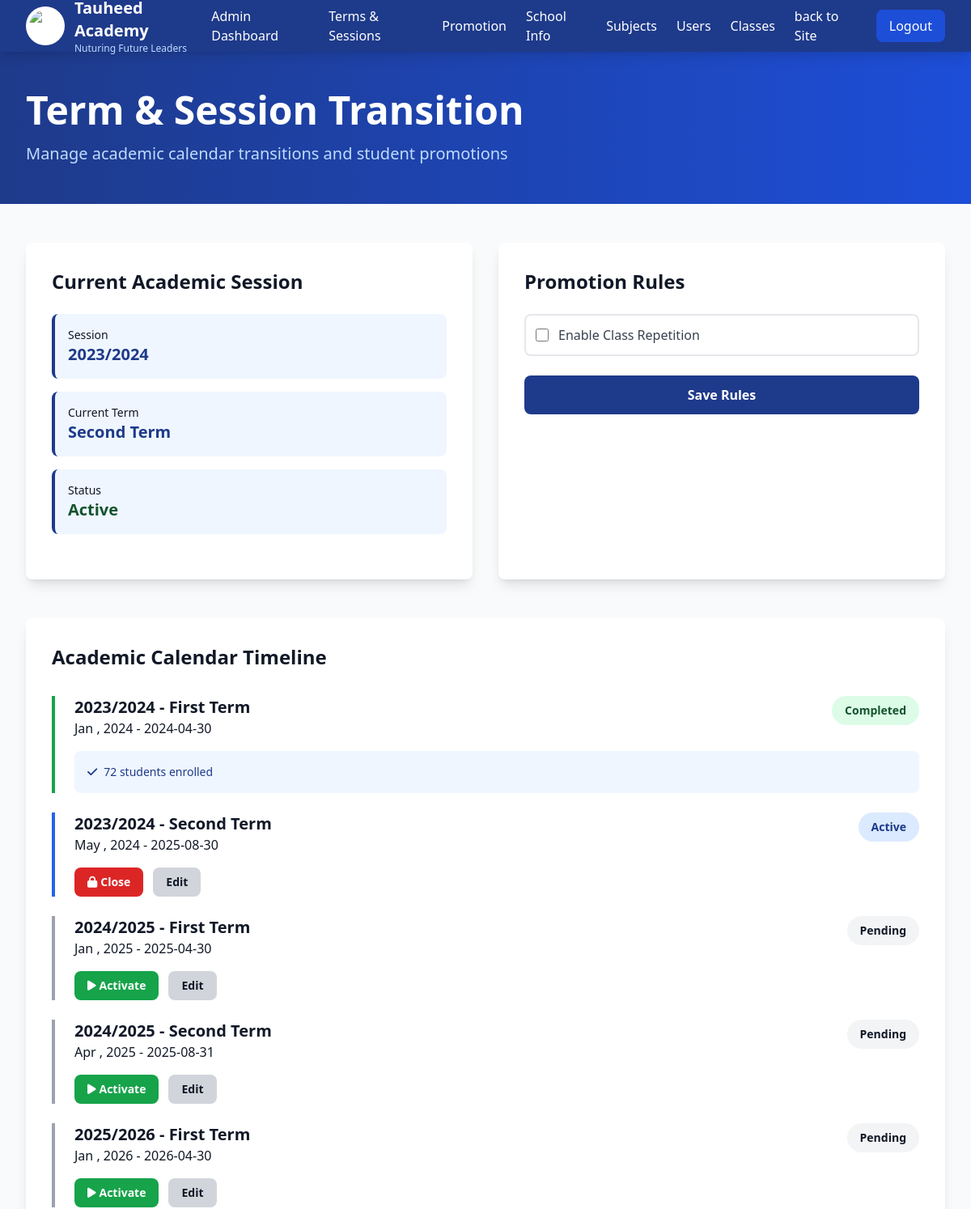
Page /pages/admin/session-term-transtion.php (upper part) on the earlier database version.
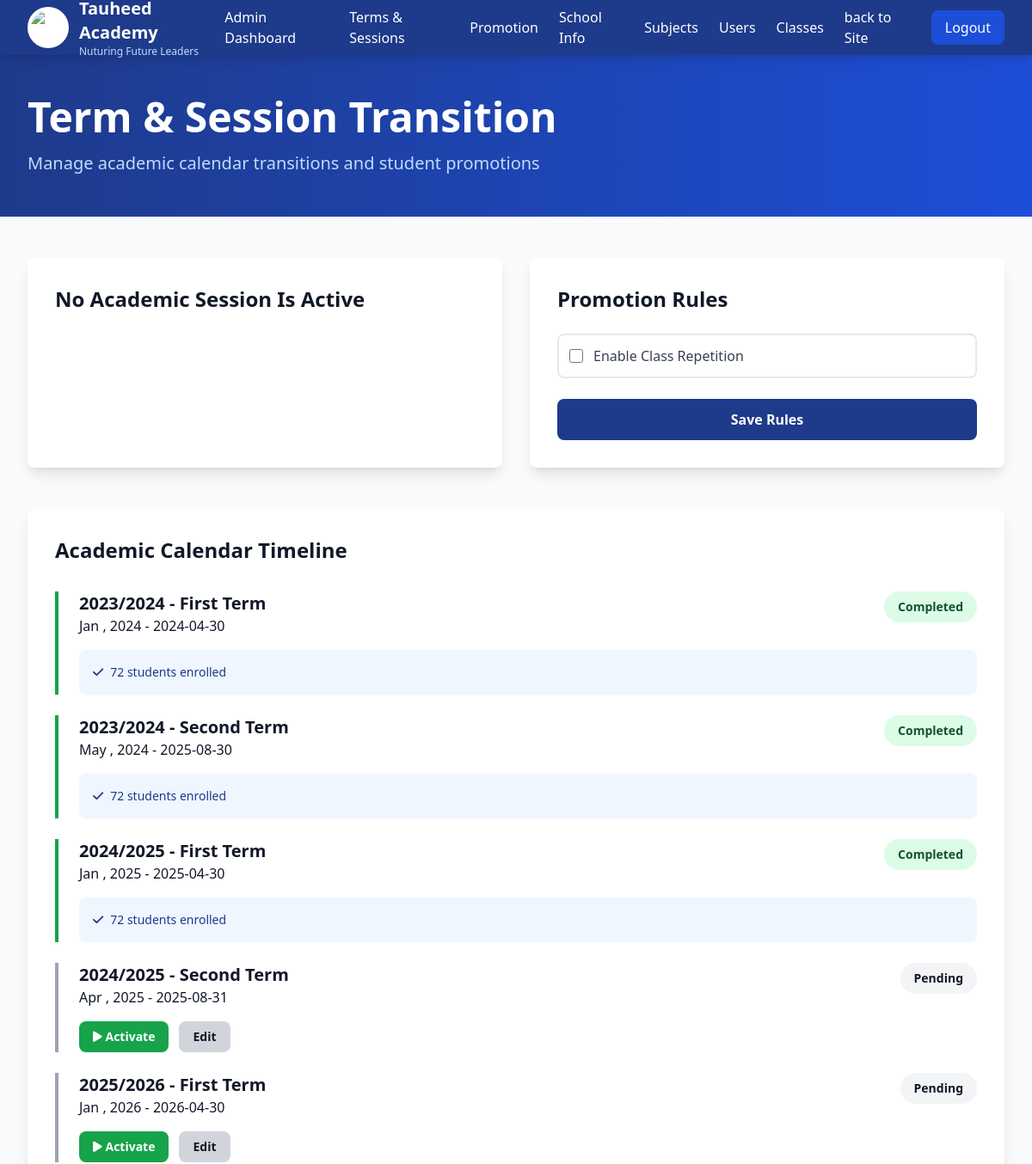
Same page on the later database version.
### tables this page shows
CREATE TABLE `terms` (
  `id` int(11) NOT NULL,
  `name` varchar(100) NOT NULL,
  `session_id` int(11) NOT NULL,
  `start_date` date DEFAULT NULL,
  `end_date` date DEFAULT NULL,
  `status` enum('pending','ongoing','finished') DEFAULT 'pending',
  `created_at` timestamp NOT NULL DEFAULT current_timestamp()
);

CREATE TABLE `sessions` (
  `id` int(11) NOT NULL,
  `name` varchar(100) NOT NULL,
  `start_date` date DEFAULT NULL,
  `end_date` date DEFAULT NULL,
  `status` enum('pending','ongoing','finished') DEFAULT 'pending',
  `created_at` timestamp NOT NULL DEFAULT current_timestamp()
);

### pages/admin/session-term-transtion.php (the view, shortened to what the changed rows need)
<?php
include __DIR__ . '/../../includes/header.php';
$stmt = $conn->prepare("SELECT terms.*, sessions.name session_name FROM terms left join sessions on terms.session_id = sessions.id ORDER BY sessions.name ASC ,  terms.name ASC");
$stmt->execute();
$terms = $stmt->get_result()->fetch_all(MYSQLI_ASSOC);
$active = 'ongoing';
$stmt = $conn->prepare("SELECT terms.*, sessions.name session_name FROM terms left join sessions on terms.session_id = sessions.id where terms.status = ? LIMIT 1");
$stmt->bind_param('s', $active);
$stmt->execute();
$current_term = $stmt->get_result()->fetch_assoc();
?>
<body class="bg-gray-50">
    <?php include(__DIR__ . "/./includes/admins-section-nav.php") ?>
    <section class="bg-gradient-to-r from-blue-900 to-blue-700 text-white py-12">
        <div class="max-w-7xl mx-auto px-4 sm:px-6 lg:px-8">
            <h1 class="text-4xl md:text-5xl font-bold mb-4">Term & Session Transition</h1>
        </div>
    </section>
    <section class="py-12 bg-gray-50">
        <div class="max-w-7xl mx-auto px-4 sm:px-6 lg:px-8">
            <div class="grid grid-cols-1 md:grid-cols-2 gap-8 mb-12">
                <div class="bg-white rounded-lg shadow-lg p-8">
                    <?php if ($current_term) : ?>
                        <h2 class="text-2xl font-bold text-gray-900 mb-6">Current Academic Session</h2>
                        <div class="space-y-4 mb-6">
                            <div class="bg-blue-50 p-4 rounded-lg border-l-4 border-blue-900">
                                <p class="text-sm text-gray-900">Session</p>
                                <p class="text-xl font-bold text-blue-900"><?= $current_term['session_name'] ?></p>
                            </div>
                            <div class="bg-blue-50 p-4 rounded-lg border-l-4 border-blue-900">
                                <p class="text-sm text-gray-900">Current Term</p>
                                <p class="text-xl font-bold text-blue-900"><?= $current_term['name'] ?></p>
                            </div>
                            <div class="bg-blue-50 p-4 rounded-lg border-l-4 border-blue-900">
                                <p class="text-sm text-gray-900">Status</p>
                                <p class="text-xl font-bold text-green-900">Active</p>
                            </div>
                        </div>
                    <?php else : ?>
                        <h2 class="text-2xl font-bold text-gray-900 mb-6">No Academic Session Is Active</h2>
                    <?php endif ?>
                </div>
                <div class="bg-white rounded-lg shadow-lg p-8">
                    <h2 class="text-2xl font-bold text-gray-900 mb-6">Promotion Rules</h2>
                </div>
            </div>
            <div class="bg-white rounded-lg shadow-lg p-8 mb-8">
                <h2 class="text-2xl font-bold text-gray-900 mb-8">Academic Calendar Timeline</h2>
                <div class="space-y-6">
                    <?php foreach ($terms as $term) : ?>
                        <div class="border-l-4
                                    <?php if ($term['status'] === 'ongoing') : ?>
                                    border-blue-600
                                <?php elseif ($term['status'] === 'finished') : ?>
                                    border-green-600
                                <?php elseif ($term['status'] === 'pending') : ?>
                                    border-gray-400
                                <?php endif; ?>
                                pl-6">
                            <div class="flex justify-between items-start mb-4">
                                <div>
                                    <h3 class="text-xl font-bold text-gray-900"><?= $term['session_name'] ?> - <?= $term['name'] ?></h3>
                                    <p class="text-gray-900"><?= date('M , Y', strtotime($term['start_date'])) ?> - <?= $term['end_date'] ?></p>
                                </div>
                                <?php if ($term['status'] === 'ongoing') :  ?>
                                    <span class="px-4 py-2 bg-blue-100 text-blue-900 rounded-full text-sm font-semibold">Active</span>
                                <?php elseif ($term['status'] === 'finished') :  ?>
                                    <span class="px-4 py-2 bg-green-100 text-green-900 rounded-full text-sm font-semibold">Completed</span>
                                <?php elseif ($term['status'] === 'pending') :  ?>
                                    <span class="px-4 py-2 bg-gray-100 text-gray-900 rounded-full text-sm font-semibold">Pending</span>
                                <?php endif;  ?>
                            </div>
                            <?php if ($term['status'] === 'finished') : ?>
                                <div class="bg-blue-50 p-4 rounded-lg text-sm text-blue-900">
                                    <p><i class="fas fa-check mr-2"></i>72 students enrolled</p>
                                </div>
                            <?php endif ?>
                            <div class="flex gap-3">
                                <?php if ($term['status'] === 'ongoing') :  ?>
                                    <form method="POST">
                                        <button type="submit" class="px-4 py-2 bg-red-600 text-white rounded-lg font-semibold hover:bg-red-700 transition text-sm">
                                            <i class="fas fa-lock mr-1"></i>Close
                                        </button>
                                    </form>
                                <?php elseif ($term['status'] === 'pending') :  ?>
                                    <form method="POST">
                                        <button type="submit" class="px-4 py-2 bg-green-600 text-white rounded-lg font-semibold hover:bg-green-700 transition text-sm">
                                            <i class="fas fa-play mr-1"></i>Activate
                                        </button>
                                    </form>
                                <?php endif;  ?>
                                <?php if ($term['status'] !== 'finished') :  ?>
                                    <button class="px-4 py-2 bg-gray-300 text-gray-900 rounded-lg font-semibold hover:bg-gray-400 transition text-sm">
                                        Edit
                                    </button>
                                <?php endif;  ?>
                            </div>
                        </div>
                    <?php endforeach ?>
                </div>
            </div>
        </div>
    </section>
</body>
</html>

Differences in the rows shown:
changed terms "May , 2024": session.name "2023/2024" → (not shown); name "Second Term" → (not shown); status "Active Close Edit" → "Completed 72 students enrolled"
changed terms "Jan , 2025": status "Pending Activate Edit" → "Completed 72 students enrolled"
Other differences:
text no longer shown: "Current Academic Session Session Current Term Status Active"
text now shown: "No Academic Session Is Active"
